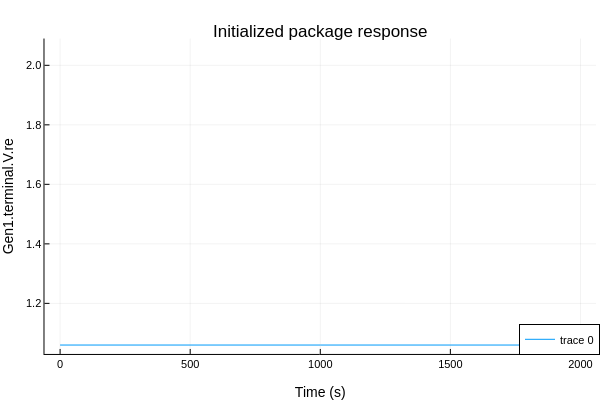

Notebook cell for this chart:
### Code cell
# Cell 8: Plot the initialized package response

initialized_df = DataFrame(CSV.File(initialized_resultfile; select = ["time", PLOT_VARIABLE]))

plotlyjs()
p = plot(initialized_df[!, "time"], initialized_df[!, PLOT_VARIABLE], label = [PLOT_VARIABLE])
plot!(p, legend = :bottomright, titlefontsize = 12, labelfontsize = 10)
title!(p, "Initialized package response")
xlabel!(p, "Time (s)")
ylabel!(p, PLOT_VARIABLE)

### Figure 1 — Plotly figure (JSON) as saved in the notebook; plotly's stock layout.template omitted (floating-point values rounded to 4 significant figures; data arrays with more than 128 entries replaced by an {"elided": "..."} marker saying what was removed)
{"data": [{"colorbar": {"len": 0.8761, "title": "", "x": 0.9934, "y": 0.5104}, "legendgroup": ["Gen1.terminal.V.re"], "line": {"color": "rgba(0, 154, 250, 1.000)", "dash": "solid", "shape": "linear", "width": 1}, "mode": "lines", "name": ["Gen1.terminal.V.re"], "showlegend": true, "type": "scatter", "x": {"elided": "2370 float values"}, "xaxis": "x", "y": {"elided": "2370 float values"}, "yaxis": "y"}], "layout": {"annotations": [{"font": {"color": "rgba(0, 0, 0, 1.000)", "family": "sans-serif", "size": 17}, "rotation": 0, "showarrow": false, "text": "Initialized package response", "x": 0.5338, "xanchor": "center", "xref": "paper", "y": 1, "yanchor": "top", "yref": "paper"}], "height": 400, "legend": {"bgcolor": "rgba(255, 255, 255, 1.000)", "bordercolor": "rgba(0, 0, 0, 1.000)", "borderwidth": 1, "font": {"color": "rgba(0, 0, 0, 1.000)", "family": "sans-serif", "size": 11}, "title": {"font": {"color": "rgba(0, 0, 0, 1.000)", "family": "sans-serif", "size": 15}, "text": ""}, "tracegroupgap": 0, "traceorder": "normal", "x": 1, "xanchor": "right", "y": 0.07, "yanchor": "bottom"}, "margin": {"b": 20, "l": 0, "r": 0, "t": 20}, "paper_bgcolor": "rgba(255, 255, 255, 1.000)", "plot_bgcolor": "rgba(255, 255, 255, 1.000)", "showlegend": true, "width": 600, "xaxis": {"anchor": "y", "domain": [0.07415, 0.9934], "gridcolor": "rgba(0, 0, 0, 0.100)", "gridwidth": 0.5, "linecolor": "rgba(0, 0, 0, 1.000)", "mirror": false, "range": [-60, 2060], "showgrid": true, "showline": true, "showticklabels": true, "tickangle": 0, "tickcolor": "rgb(0, 0, 0)", "tickfont": {"color": "rgba(0, 0, 0, 1.000)", "family": "sans-serif", "size": 11}, "tickmode": "array", "ticks": "inside", "ticktext": ["0", "500", "1000", "1500", "2000"], "tickvals": [0, 500, 1000, 1500, 2000], "title": "Time (s)", "titlefont": {"color": "rgba(0, 0, 0, 1.000)", "family": "sans-serif", "size": 14}, "type": "-", "visible": true, "zeroline": false, "zerolinecolor": "rgba(0, 0, 0, 1.000)"}, "yaxis": {"anchor": "x", "domain": [0.07234, 0.9485], "gridcolor": "rgba(0, 0, 0, 0.100)", "gridwidth": 0.5, "linecolor": "rgba(0, 0, 0, 1.000)", "mirror": false, "range": [1.03, 2.09], "showgrid": true, "showline": true, "showticklabels": true, "tickangle": 0, "tickcolor": "rgb(0, 0, 0)", "tickfont": {"color": "rgba(0, 0, 0, 1.000)", "family": "sans-serif", "size": 11}, "tickmode": "array", "ticks": "inside", "ticktext": ["1.2", "1.4", "1.6", "1.8", "2.0"], "tickvals": [1.2, 1.4, 1.6, 1.8, 2], "title": "Gen1.terminal.V.re", "titlefont": {"color": "rgba(0, 0, 0, 1.000)", "family": "sans-serif", "size": 14}, "type": "-", "visible": true, "zeroline": false, "zerolinecolor": "rgba(0, 0, 0, 1.000)"}}}
